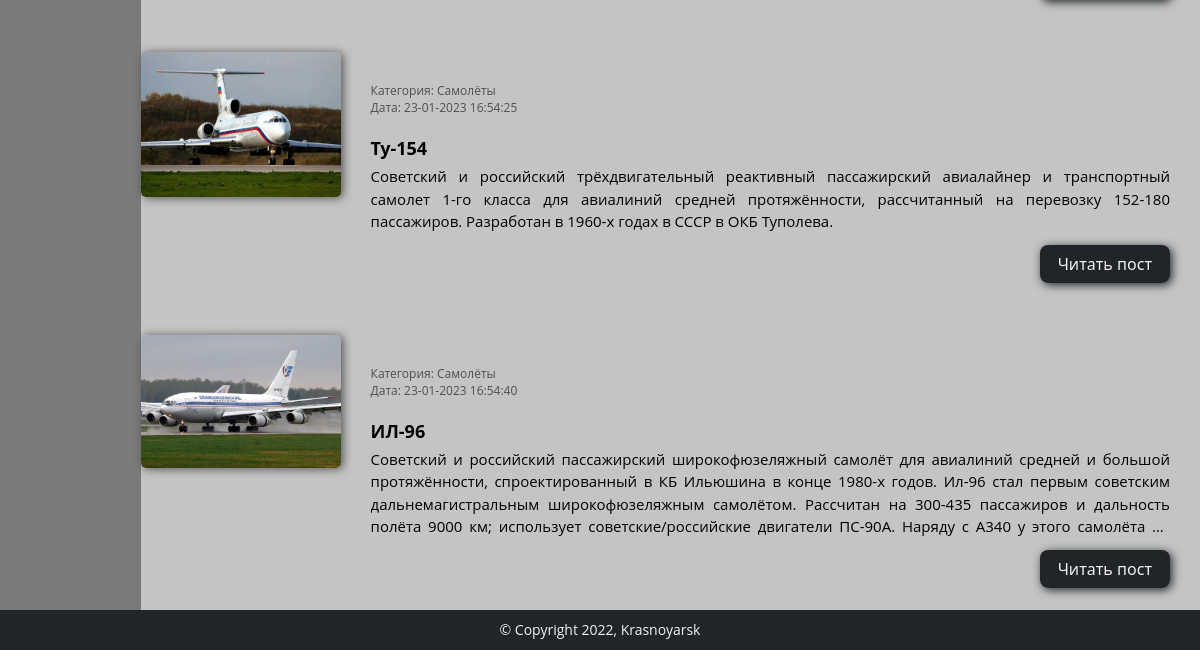
Before: /cats/2/ (lower part) with the older database file.
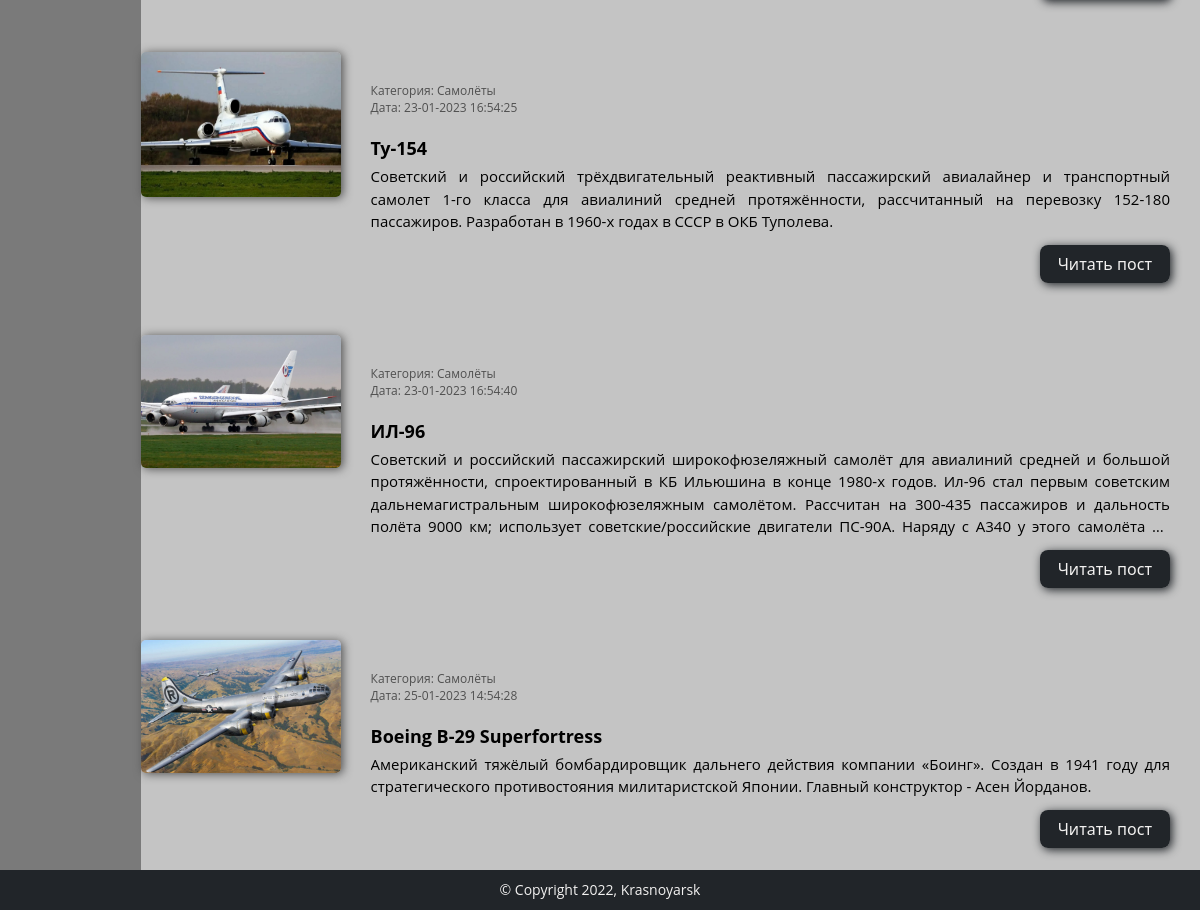
After: the same page with the newer database file.
### airplanes/models.py (models this page shows, shortened)
class Airplane(models.Model):
    title = models.CharField(max_length=255, verbose_name='Заголовок')
    slug = models.SlugField(max_length=255, unique=True, db_index=True, verbose_name='Слаг')
    content = models.TextField(blank=True, verbose_name='Контент')
    time_create = models.DateTimeField(auto_now_add=True, verbose_name='Время создания')
    time_update = models.DateTimeField(auto_now=True, verbose_name='Последнее обновление')
    photo = models.ImageField(upload_to='photos/%Y/%m/%d/', verbose_name='Изображение', null=True)
    is_published = models.BooleanField(default=True, verbose_name='Публикация')
    cat = models.ForeignKey('Category', on_delete=models.PROTECT, verbose_name='Категории')
    def get_absolute_url(self):
        return reverse('post', kwargs={'post_slug': self.slug})
    class Meta:
        verbose_name = 'Авиация'
        verbose_name_plural = 'Авиация'
        ordering = ['time_create', 'title']

class Category(models.Model):
    name = models.CharField(max_length=255, db_index=True, verbose_name='Категория')
    slug = models.SlugField(max_length=255, unique=True, db_index=True, verbose_name='Слаг')
    def __str__(self):
        return self.name
    def get_absolute_url(self):
        return reverse('category', kwargs={'cat_id': self.pk})
    class Meta:
        verbose_name = 'Категории'
        verbose_name_plural = 'Категории'
        ordering = ['id']

### airplanes/views.py (the view)
# urls.py: path('cats/<int:cat_id>/', show_category, name='category')
def show_category(request, cat_id):
    posts = Airplane.objects.filter(cat_id=cat_id)
    if len(posts) == 0:
        raise Http404()
    context = {
        'title': 'Отображение по рубрикам',
        'post': posts,
        'cat_selected': cat_id
    }
    return render(request, 'airplanes/category.html', context=context)

### airplanes/templatetags/airplane_tags.py (called while the page is built)
@register.simple_tag(name='cats_tag')
def get_categories():
    return Category.objects.all()

@register.simple_tag(name='menu_tag')
def get_menu():
    menu = [{'title': 'О сайте', 'url_name': 'about'},
            {'title': 'Добавить статью', 'url_name': 'add_page'},
            {'title': 'Обратная связь', 'url_name': 'contact'},
            {'title': 'Войти', 'url_name': 'login'}]
    return menu

### airplanes/templates/airplanes/category.html
{% extends 'airplanes/base.html' %}
{% block content %}
<ul class="content-blocks">
    {% for p in post %}
    {% if p.cat_id == cat_selected %}
    <li class="content-block">
        <div class="block-desc">
            {% if p.photo %}
            <div class="desc-image">
                <img class="desc-img" src="{{ p.photo.url }}">
            </div>
            {% endif %}
            <div class="desc-wrap">
            <div class="block-cat">
                <p>Категория: {{ p.cat }}</p>
                <p>Дата: {{ p.time_update|date:"d-m-Y H:i:s" }}</p>
            </div>
                <h2 class="block-title">{{ p.title }}</h2>
                <p class="block-text">{{ p.content|truncatewords:50 }}</p>
                <div class="block-button">
                    <a class="block-btn" href="{{ p.get_absolute_url }}">Читать пост</a>
                </div>
            </div>
        </div>
    </li>
    {% endif %}
    {% endfor %}
</ul>
{% endblock content %}

Changed rows visible on the page:
added Airplane: photo (picture), cat "Самолёты", time_update "25-01-2023 14:54:28", title "Boeing B-29 Superfortress", content "Американский тяжёлый бомбардировщик дальнего действия компании «Боинг». Создан в 1941 году для стратегического противостояния милитаристской Японии. Главный конструктор - Асен Йорданов."
